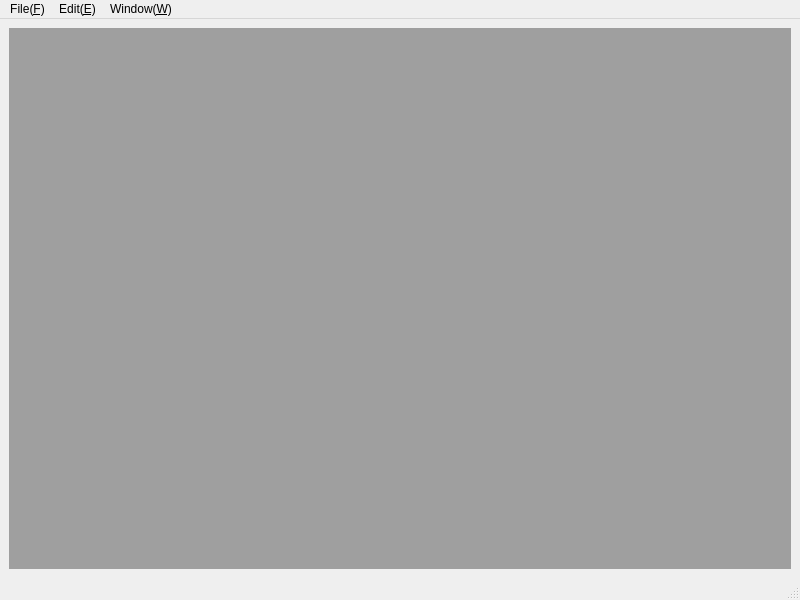
<?xml version="1.0" encoding="UTF-8"?>
<ui version="4.0">
 <class>MainWindow</class>
 <widget class="QMainWindow" name="MainWindow">
  <property name="geometry">
   <rect>
    <x>0</x>
    <y>0</y>
    <width>800</width>
    <height>600</height>
   </rect>
  </property>
  <property name="windowTitle">
   <string>MainWindow</string>
  </property>
  <widget class="QWidget" name="centralwidget">
   <layout class="QGridLayout" name="gridLayout">
    <item row="0" column="0">
     <widget class="QMdiArea" name="mdiArea"/>
    </item>
   </layout>
  </widget>
  <widget class="QMenuBar" name="menubar">
   <property name="geometry">
    <rect>
     <x>0</x>
     <y>0</y>
     <width>800</width>
     <height>26</height>
    </rect>
   </property>
   <widget class="QMenu" name="menuF">
    <property name="title">
     <string>File(&amp;F)</string>
    </property>
    <addaction name="actionNew_File"/>
    <addaction name="actionOpen_FIle"/>
    <addaction name="actionSave"/>
    <addaction name="actionSave_As"/>
   </widget>
   <widget class="QMenu" name="menuE">
    <property name="title">
     <string>Edit(&amp;E)</string>
    </property>
    <addaction name="actionUndo"/>
    <addaction name="actionRedo"/>
    <addaction name="actionCut"/>
    <addaction name="actionCopy"/>
    <addaction name="actionPaste"/>
   </widget>
   <widget class="QMenu" name="menuW">
    <property name="title">
     <string>Window(&amp;W)</string>
    </property>
    <addaction name="actionClose_O"/>
    <addaction name="actionClose_All_A"/>
    <addaction name="actionNext"/>
    <addaction name="actionPrev"/>
   </widget>
   <addaction name="menuF"/>
   <addaction name="menuE"/>
   <addaction name="menuW"/>
  </widget>
  <widget class="QStatusBar" name="statusbar"/>
  <action name="actionNew_File">
   <property name="text">
    <string>New File(&amp;N)</string>
   </property>
   <property name="shortcut">
    <string>Ctrl+N</string>
   </property>
  </action>
  <action name="actionOpen_FIle">
   <property name="text">
    <string>Open FIle(&amp;O)...</string>
   </property>
   <property name="shortcut">
    <string>Ctrl+O</string>
   </property>
  </action>
  <action name="actionSave">
   <property name="text">
    <string>Save(&amp;S)</string>
   </property>
   <property name="shortcut">
    <string>Ctrl+S</string>
   </property>
  </action>
  <action name="actionSave_As">
   <property name="text">
    <string>Save As(&amp;A)...</string>
   </property>
  </action>
  <action name="actionClose">
   <property name="text">
    <string>Close(X)</string>
   </property>
  </action>
  <action name="actionUndo">
   <property name="text">
    <string>Undo(&amp;U)</string>
   </property>
   <property name="shortcut">
    <string>Ctrl+Z</string>
   </property>
  </action>
  <action name="actionCut">
   <property name="text">
    <string>Cut(&amp;T)</string>
   </property>
   <property name="shortcut">
    <string>Ctrl+X</string>
   </property>
  </action>
  <action name="actionCopy">
   <property name="text">
    <string>Copy(&amp;C)</string>
   </property>
   <property name="shortcut">
    <string>Ctrl+C</string>
   </property>
  </action>
  <action name="actionPaste">
   <property name="text">
    <string>Paste(&amp;P)</string>
   </property>
   <property name="shortcut">
    <string>Ctrl+V</string>
   </property>
  </action>
  <action name="actionRedo">
   <property name="text">
    <string>Redo(&amp;R)</string>
   </property>
   <property name="shortcut">
    <string>Ctrl+Y</string>
   </property>
  </action>
  <action name="actionClose_O">
   <property name="text">
    <string>Close(&amp;O)</string>
   </property>
  </action>
  <action name="actionClose_All_A">
   <property name="text">
    <string>Close All(&amp;A)</string>
   </property>
  </action>
  <action name="actionNext">
   <property name="text">
    <string>Next(&amp;X)</string>
   </property>
   <property name="shortcut">
    <string>Ctrl+Tab</string>
   </property>
  </action>
  <action name="actionPrev">
   <property name="text">
    <string>Prev(V)</string>
   </property>
   <property name="shortcut">
    <string>Ctrl+Shift+Tab</string>
   </property>
  </action>
 </widget>
 <resources/>
 <connections/>
</ui>
